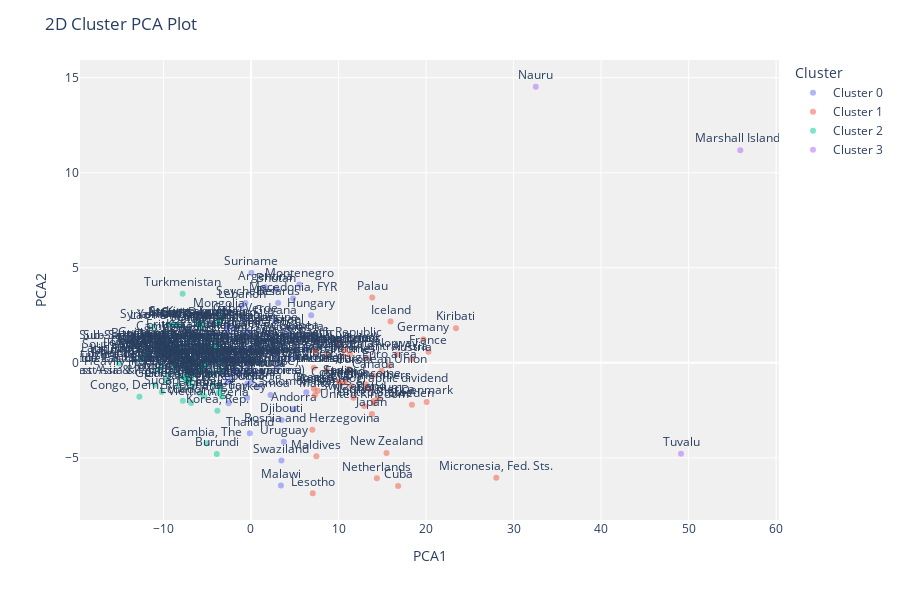

Notebook cell for this chart:
### Code cell
plot_model(kmeans, feature="Country Name", label=True)

### Figure 1 — Plotly figure (JSON) as saved in the notebook; plotly's stock layout.template omitted (floating-point values rounded to 4 significant figures)
{"data": [{"hovertemplate": "Cluster=Cluster 0<br>PCA1=%{x}<br>PCA2=%{y}<br>Label=%{text}<extra></extra>", "legendgroup": "Cluster 0", "marker": {"color": "#636efa", "opacity": 0.5, "symbol": "circle"}, "mode": "markers+text", "name": "Cluster 0", "orientation": "v", "showlegend": true, "text": ["Honduras", "Dominica", "Djibouti", "Samoa", "San Marino", "Sao Tome and Principe", "Colombia", "Chile", "Cabo Verde", "Solomon Islands", "Bulgaria", "South Africa", "Brazil", "Botswana", "Bolivia", "Bhutan", "Belarus", "Barbados", "St. Lucia", "St. Vincent and the Grenadines", "Russian Federation", "Suriname", "Romania", "Estonia", "Moldova", "Malawi", "Monaco", "Macedonia, FYR", "Lithuania", "Lebanon", "Latvia", "Montenegro", "Mozambique", "Namibia", "Jordan", "Israel", "Nicaragua", "Hungary", "Guyana", "Grenada", "Panama", "Papua New Guinea", "Poland", "El Salvador", "Argentina", "Seychelles", "Swaziland", "Small states", "Tonga", "Vanuatu", "Pacific island small states", "Other small states", "Tunisia", "East Asia & Pacific", "Turkey", "Ukraine", "Antigua and Barbuda", "Europe & Central Asia (IDA & IBRD countries)", "Latin America & the Caribbean (IDA & IBRD countries)", "Latin America & Caribbean (excluding high income)", "Latin America & Caribbean", "Europe & Central Asia (excluding high income)", "Thailand", "Uruguay", "Central Europe and the Baltics", "Algeria", "Andorra"], "textposition": "top center", "type": "scatter", "x": [0.05238, -0.6963, 3.496, 2.239, 2.997, -1.983, 5.269, -2.982, -0.5993, 6.323, 0.9043, -0.4167, -1.833, -1.687, -0.8537, 2.885, 3.097, 0.5413, -1.785, -0.5138, -0.3639, 0.04058, 0.7748, 3.712, 4.883, 3.421, -2.012, 4.812, 3.398, -1.059, -0.1505, 5.522, -1.542, 2.475, 6.379, 4.232, -0.4235, 6.877, 2.763, -2.71, 6.183, 1.736, 2.892, 0.4067, 1.655, -0.6367, 3.478, -2.803, 0.6882, -2.68, 2.521, -2.678, -2.26, 3.732, -0.4374, 0.6817, -2.79, 0.1883, -2.335, -2.079, -2.087, -0.5707, -0.1308, 3.753, 5.197, -2.564, 4.883], "xaxis": "x", "y": [-1.006, 1.531, -3.002, -1.688, -0.274, 1.791, 1.336, 0.1609, 2.254, -1.547, 0.573, 0.1136, -0.4294, -0.4538, -0.5171, 3.857, 3.149, -0.5684, 0.0313, -0.06758, 1.658, 4.734, -1.239, 1.264, 0.2593, -6.449, -0.4155, 3.387, 0.9532, 2.993, 0.8003, 4.121, 1.914, 0.576, 0.7145, 1.7, -1.096, 2.507, 2.186, 1.923, 0.6587, 1.377, 0.2418, -0.5632, 3.974, 3.143, -5.131, 1.503, 0.2304, -0.9892, 0.5194, 1.781, -0.841, 0.9928, -1.831, 1.16, -0.6085, 0.7464, 0.1389, 0.1293, 0.09429, 0.6821, -3.707, -4.153, 0.7127, -2.13, -2.434], "yaxis": "y"}, {"hovertemplate": "Cluster=Cluster 1<br>PCA1=%{x}<br>PCA2=%{y}<br>Label=%{text}<extra></extra>", "legendgroup": "Cluster 1", "marker": {"color": "#EF553B", "opacity": 0.5, "symbol": "circle"}, "mode": "markers+text", "name": "Cluster 1", "orientation": "v", "showlegend": true, "text": ["Micronesia, Fed. Sts.", "Kiribati", "Finland", "France", "United Kingdom", "Germany", "Malta", "Greece", "Portugal", "Austria", "European Union", "Japan", "Australia", "Norway", "Netherlands", "United States", "Iceland", "Italy", "High income", "New Zealand", "Palau", "World", "Sweden", "Cuba", "Switzerland", "Slovak Republic", "Post-demographic dividend", "Serbia", "Spain", "Lesotho", "Europe & Central Asia", "Maldives", "Costa Rica", "Canada", "OECD members", "Croatia", "Ireland", "North America", "Czech Republic", "Denmark", "Euro area", "Belgium", "Slovenia", "Bosnia and Herzegovina", "Luxembourg"], "textposition": "top center", "type": "scatter", "x": [28.03, 23.42, 10.73, 20.27, 12.93, 19.69, 7.314, 7.186, 11.14, 18.37, 14.94, 13.81, 8.675, 16.67, 14.38, 14.06, 15.95, 11.48, 13.14, 15.48, 13.86, 8.629, 18.39, 16.81, 11.69, 7.348, 13.81, 7.647, 10.04, 7.061, 13.23, 7.473, 10.22, 13.95, 13.11, 10.48, 7.171, 14.03, 10.21, 20.07, 15.82, 14.6, 11.32, 7.014, 10.75], "xaxis": "x", "y": [-6.042, 1.823, -1.031, 0.5893, -2.266, 1.243, -1.694, -1.361, -0.3178, 0.2131, -0.4117, -2.687, -0.3697, 0.4447, -6.076, -2.128, 2.169, -1.221, -1.139, -4.743, 3.442, 0.3946, -2.201, -6.478, -1.834, 0.6291, -1.41, -1.462, -0.9687, -6.86, 0.2642, -4.919, -1.114, -0.668, -1.27, 0.3514, -0.2559, -2.006, 0.9973, -2.058, -0.1447, -1.868, 0.4399, -3.519, 0.6764], "yaxis": "y"}, {"hovertemplate": "Cluster=Cluster 2<br>PCA1=%{x}<br>PCA2=%{y}<br>Label=%{text}<extra></extra>", "legendgroup": "Cluster 2", "marker": {"color": "#00cc96", "opacity": 0.5, "symbol": "circle"}, "mode": "markers+text", "name": "Cluster 2", "orientation": "v", "showlegend": true, "text": ["Vietnam", "Morocco", "Nepal", "Myanmar", "Venezuela, RB", "Mongolia", "Uzbekistan", "United Arab Emirates", "Nigeria", "Sudan", "St. Kitts and Nevis", "Sri Lanka", "Syrian Arab Republic", "Tajikistan", "Tanzania", "Togo", "Singapore", "Sierra Leone", "Mexico", "Niger", "Senegal", "Trinidad and Tobago", "Rwanda", "Turkmenistan", "Uganda", "Qatar", "Philippines", "Peru", "Paraguay", "Pakistan", "Oman", "Saudi Arabia", "Mauritius", "Arab World", "Chad", "Upper middle income", "Albania", "Angola", "Armenia", "Azerbaijan", "Bahamas, The", "Bahrain", "Bangladesh", "Belize", "Benin", "Brunei Darussalam", "Burkina Faso", "Burundi", "Cambodia", "Cameroon", "Sub-Saharan Africa (IDA & IBRD countries)", "Sub-Saharan Africa (excluding high income)", "Sub-Saharan Africa", "South Asia (IDA & IBRD)", "Caribbean small states", "Early-demographic dividend", "East Asia & Pacific (excluding high income)", "East Asia & Pacific (IDA & IBRD countries)", "Heavily indebted poor countries (HIPC)", "Late-demographic dividend", "Least developed countries: UN classification", "Central African Republic", "Low & middle income", "Lower middle income", "Middle East & North Africa", "Middle East & North Africa (excluding high income)", "Middle East & North Africa (IDA & IBRD countries)", "Middle income", "Pre-demographic dividend", "South Asia", "Low income", "Mauritania", "Zambia", "Comoros", "Yemen, Rep.", "India", "Indonesia", "Iran, Islamic Rep.", "Jamaica", "Kazakhstan", "Kenya", "Korea, Rep.", "Kuwait", "Kyrgyz Republic", "Lao PDR", "Libya", "Madagascar", "Malaysia", "Mali", "China", "Guinea-Bissau", "Haiti", "Guatemala", "Congo, Dem. Rep.", "Congo, Rep.", "Cote d'Ivoire", "Cyprus", "Dominican Republic", "Ecuador", "Egypt, Arab Rep.", "Equatorial Guinea", "Eritrea", "Ethiopia", "Fiji", "Gabon", "Gambia, The", "Georgia", "Ghana", "Guinea"], "textposition": "top center", "type": "scatter", "x": [-6.838, -9.484, -7.482, -15.12, -8.01, -3.71, -4.344, -7.527, -12.09, -10.19, -5.982, -9.033, -8.35, -10.74, -6.705, -8.638, -10.78, -6.071, -4.863, -6.897, -7.129, -5.193, -4.537, -7.808, -7.41, -7.288, -10.38, -4.701, -3.326, -13.27, -5.783, -5.281, -7.184, -5.978, -8.74, -3.557, -5.666, -6.176, -8.888, -11.99, -3.473, -5.14, -12.28, -3.678, -6.759, -5.554, -3.593, -3.911, -9.836, -11.82, -5.726, -5.734, -5.726, -11.72, -3.534, -5.875, -7.339, -7.339, -6.779, -3.487, -8.473, -8.329, -5.03, -10.12, -4.755, -5.669, -5.669, -5.003, -8.804, -11.72, -6.935, -8.21, -3.718, -7.132, -9.084, -11.65, -12.54, -6.295, -4.276, -6.102, -7.506, -3.842, -5.757, -3.483, -11.16, -6.852, -6.318, -7.845, -4.999, -7.086, -10.53, -9.335, -7.28, -12.75, -8.322, -9.491, -4.343, -7.781, -7.791, -7.622, -6.339, -9.859, -5.805, -4.14, -9.644, -5.068, -10.27, -5.329, -10.95], "xaxis": "x", "y": [-2.105, -0.6743, -0.8378, -0.02834, 0.8229, 2.526, 1.29, -0.3688, 0.3171, -1.531, 2.123, 0.9368, 1.928, -0.3565, -1.212, -0.4796, 0.3453, 2.054, -0.6462, -0.8647, -0.4874, -0.1471, -0.5039, 3.631, -0.09849, 1.702, 0.6894, 0.41, -1.765, 0.152, 1.877, -0.005354, 0.2696, 0.06009, 2.007, 0.01429, -0.2991, 1.048, 0.2338, 0.6302, -0.4217, 1.019, 0.9293, -1.554, 0.2722, 2.037, -1.158, -4.8, 1.32, 0.4204, 0.8553, 0.8502, 0.8553, 0.3997, 0.4273, 0.5812, -0.9945, -0.9945, -0.5069, 0.03422, -0.09237, 0.5463, 0.05559, 0.4751, 0.4488, -0.3826, -0.3826, 0.06442, -0.176, 0.3997, -0.5258, 2.002, 2.118, 1.242, 1.973, 0.4388, 0.1599, -0.4299, 0.8183, 1.408, -0.6464, -2.522, 1.978, -1.335, 1.914, -0.8159, 0.8693, 0.02881, 1.498, -1.059, 1.029, 2.01, -0.01012, -1.788, -1.176, 0.8969, -1.13, -0.7418, -2.0, 0.8433, -0.05447, 1.437, -1.607, 0.8118, -0.9218, -4.23, -0.289, -1.758, -1.145], "yaxis": "y"}, {"hovertemplate": "Cluster=Cluster 3<br>PCA1=%{x}<br>PCA2=%{y}<br>Label=%{text}<extra></extra>", "legendgroup": "Cluster 3", "marker": {"color": "#ab63fa", "opacity": 0.5, "symbol": "circle"}, "mode": "markers+text", "name": "Cluster 3", "orientation": "v", "showlegend": true, "text": ["Nauru", "Tuvalu", "Marshall Islands"], "textposition": "top center", "type": "scatter", "x": [32.54, 49.14, 55.91], "xaxis": "x", "y": [14.53, -4.779, 11.19], "yaxis": "y"}], "layout": {"height": 600, "legend": {"title": {"text": "Cluster"}, "tracegroupgap": 0}, "margin": {"t": 60}, "plot_bgcolor": "rgb(240,240,240)", "title": {"text": "2D Cluster PCA Plot"}, "xaxis": {"anchor": "y", "domain": [0, 1], "title": {"text": "PCA1"}}, "yaxis": {"anchor": "x", "domain": [0, 1], "title": {"text": "PCA2"}}}}
